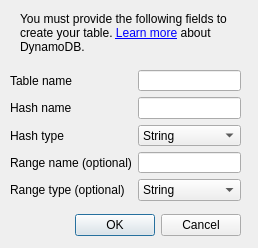
<?xml version="1.0" encoding="UTF-8"?>
<ui version="4.0">
 <class>AddDynamoDBTable</class>
 <widget class="QDialog" name="AddDynamoDBTable">
  <property name="geometry">
   <rect>
    <x>0</x>
    <y>0</y>
    <width>258</width>
    <height>248</height>
   </rect>
  </property>
  <property name="sizePolicy">
   <sizepolicy hsizetype="Preferred" vsizetype="Preferred">
    <horstretch>0</horstretch>
    <verstretch>0</verstretch>
   </sizepolicy>
  </property>
  <property name="minimumSize">
   <size>
    <width>254</width>
    <height>248</height>
   </size>
  </property>
  <property name="windowTitle">
   <string>Add a DynamoDB table</string>
  </property>
  <property name="styleSheet">
   <string notr="true"/>
  </property>
  <widget class="QDialogButtonBox" name="buttonBox">
   <property name="geometry">
    <rect>
     <x>60</x>
     <y>210</y>
     <width>181</width>
     <height>31</height>
    </rect>
   </property>
   <property name="orientation">
    <enum>Qt::Horizontal</enum>
   </property>
   <property name="standardButtons">
    <set>QDialogButtonBox::Cancel|QDialogButtonBox::Ok</set>
   </property>
  </widget>
  <widget class="QLabel" name="label">
   <property name="geometry">
    <rect>
     <x>20</x>
     <y>10</y>
     <width>211</width>
     <height>46</height>
    </rect>
   </property>
   <property name="lineWidth">
    <number>4</number>
   </property>
   <property name="text">
    <string>You must provide the following fields to create your table.  &lt;a href=&quot;http://docs.aws.amazon.com/AWSCloudFormation/latest/UserGuide/aws-resource-dynamodb-table.html&quot;&gt;Learn more&lt;/a&gt; about DynamoDB.</string>
   </property>
   <property name="wordWrap">
    <bool>true</bool>
   </property>
  </widget>
  <widget class="QWidget" name="formLayoutWidget">
   <property name="geometry">
    <rect>
     <x>10</x>
     <y>70</y>
     <width>231</width>
     <height>131</height>
    </rect>
   </property>
   <layout class="QFormLayout" name="formLayout">
    <property name="fieldGrowthPolicy">
     <enum>QFormLayout::AllNonFixedFieldsGrow</enum>
    </property>
    <item row="0" column="0">
     <widget class="QLabel" name="label_2">
      <property name="text">
       <string>Table name</string>
      </property>
     </widget>
    </item>
    <item row="0" column="1">
     <widget class="QLineEdit" name="tableName"/>
    </item>
    <item row="1" column="0">
     <widget class="QLabel" name="label_5">
      <property name="text">
       <string>Hash name</string>
      </property>
     </widget>
    </item>
    <item row="1" column="1">
     <widget class="QLineEdit" name="hashName"/>
    </item>
    <item row="2" column="0">
     <widget class="QLabel" name="label_6">
      <property name="text">
       <string>Hash type</string>
      </property>
     </widget>
    </item>
    <item row="2" column="1">
     <widget class="QComboBox" name="hashType">
      <item>
       <property name="text">
        <string>String</string>
       </property>
      </item>
      <item>
       <property name="text">
        <string>Numeric</string>
       </property>
      </item>
      <item>
       <property name="text">
        <string>Binary</string>
       </property>
      </item>
     </widget>
    </item>
    <item row="3" column="0">
     <widget class="QLabel" name="label_7">
      <property name="text">
       <string>Range name (optional)</string>
      </property>
     </widget>
    </item>
    <item row="3" column="1">
     <widget class="QLineEdit" name="rangeName"/>
    </item>
    <item row="4" column="0">
     <widget class="QLabel" name="label_8">
      <property name="text">
       <string>Range type (optional)</string>
      </property>
     </widget>
    </item>
    <item row="4" column="1">
     <widget class="QComboBox" name="rangeType">
      <item>
       <property name="text">
        <string>String</string>
       </property>
      </item>
      <item>
       <property name="text">
        <string>Numeric</string>
       </property>
      </item>
      <item>
       <property name="text">
        <string>Binary</string>
       </property>
      </item>
     </widget>
    </item>
   </layout>
  </widget>
 </widget>
 <resources/>
 <connections>
  <connection>
   <sender>buttonBox</sender>
   <signal>accepted()</signal>
   <receiver>AddDynamoDBTable</receiver>
   <slot>accept()</slot>
   <hints>
    <hint type="sourcelabel">
     <x>248</x>
     <y>254</y>
    </hint>
    <hint type="destinationlabel">
     <x>157</x>
     <y>274</y>
    </hint>
   </hints>
  </connection>
  <connection>
   <sender>buttonBox</sender>
   <signal>rejected()</signal>
   <receiver>AddDynamoDBTable</receiver>
   <slot>reject()</slot>
   <hints>
    <hint type="sourcelabel">
     <x>316</x>
     <y>260</y>
    </hint>
    <hint type="destinationlabel">
     <x>286</x>
     <y>274</y>
    </hint>
   </hints>
  </connection>
 </connections>
</ui>
